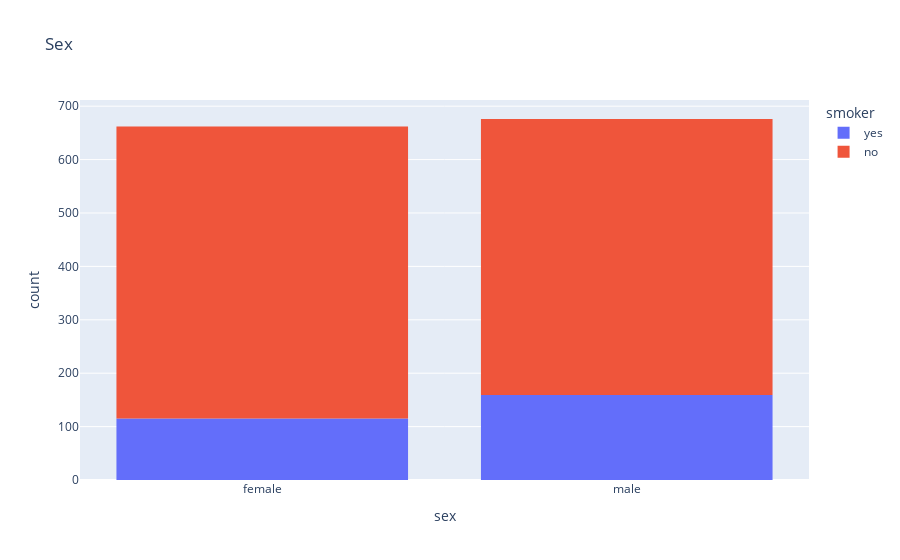

The notebook cell saved with this chart:
### Code cell
px.histogram(medical_df, x='sex', color='smoker',title='Sex')

### Figure 1 — Plotly figure (JSON) as saved in the notebook; plotly's stock layout.template omitted (floating-point values rounded to 4 significant figures; data arrays with more than 128 entries replaced by an {"elided": "..."} marker saying what was removed)
{"data": [{"alignmentgroup": "True", "bingroup": "x", "hovertemplate": "smoker=yes<br>sex=%{x}<br>count=%{y}<extra></extra>", "legendgroup": "yes", "marker": {"color": "#636efa", "pattern": {"shape": ""}}, "name": "yes", "offsetgroup": "yes", "orientation": "v", "showlegend": true, "type": "histogram", "x": {"elided": "274 str values"}, "xaxis": "x", "yaxis": "y"}, {"alignmentgroup": "True", "bingroup": "x", "hovertemplate": "smoker=no<br>sex=%{x}<br>count=%{y}<extra></extra>", "legendgroup": "no", "marker": {"color": "#EF553B", "pattern": {"shape": ""}}, "name": "no", "offsetgroup": "no", "orientation": "v", "showlegend": true, "type": "histogram", "x": {"elided": "1064 str values"}, "xaxis": "x", "yaxis": "y"}], "layout": {"barmode": "relative", "legend": {"title": {"text": "smoker"}, "tracegroupgap": 0}, "title": {"text": "Sex"}, "xaxis": {"anchor": "y", "domain": [0, 1], "title": {"text": "sex"}}, "yaxis": {"anchor": "x", "domain": [0, 1], "title": {"text": "count"}}}}
